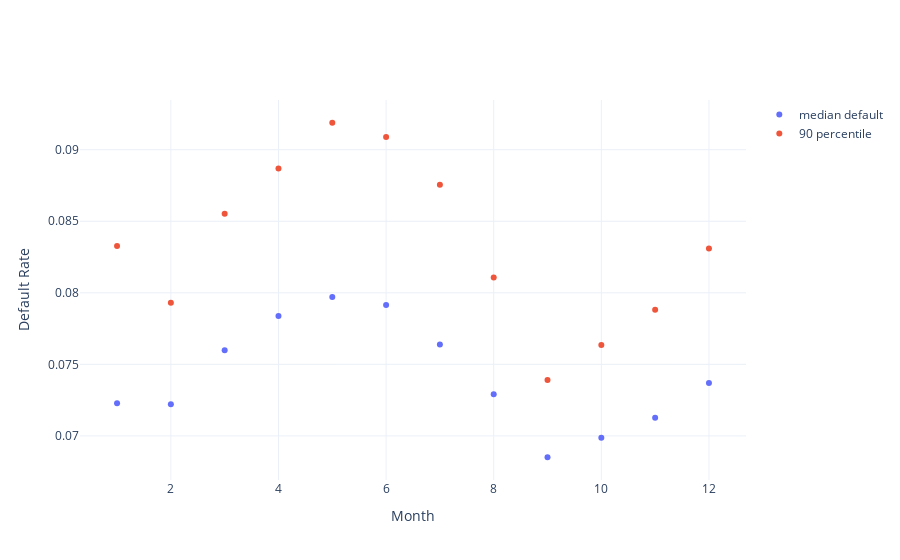

Notebook source saved alongside this figure:
### Code cell
medians=[]
quantile90=[]
for c in default_stats:
    medians.append(default_stats[c][0])
    quantile90.append(default_stats[c][1])
    
medians = pd.Series(medians, index=np.arange(1, len(medians)+1))
#params1, covs1 = curve_fit(reg, xdata=medians.index, ydata=medians)

quantile90 = pd.Series(quantile90, index=np.arange(1, len(medians)+1))
#params2, covs2 = curve_fit(reg, xdata=quantile90.index, ydata=quantile90)
    
fig = go.Figure([
    go.Scatter(name='median default', x=medians.index, y=medians, mode='markers'),
    #go.Scatter(name='median-fit', x=np.arange(1,36), y=reg(np.arange(1,36), params1[0], params1[1])),
    go.Scatter(name='90 percentile', x=quantile90.index, y=quantile90, mode='markers')
    #go.Scatter(name='90 percentile-fit', x=np.arange(1,36), y=reg(np.arange(1,36), params2[0], params2[1]))
])

fig.update_layout(xaxis=dict(title='Month'), yaxis=dict(title='Default Rate'))
fig.show()

### Figure 1 — Plotly figure (JSON) as saved in the notebook; plotly's stock layout.template omitted (floating-point values rounded to 4 significant figures)
{"data": [{"mode": "markers", "name": "median default", "type": "scatter", "x": [1, 2, 3, 4, 5, 6, 7, 8, 9, 10, 11, 12], "y": [0.07228, 0.07221, 0.07598, 0.07838, 0.07972, 0.07914, 0.0764, 0.07291, 0.06851, 0.06988, 0.07127, 0.0737]}, {"mode": "markers", "name": "90 percentile", "type": "scatter", "x": [1, 2, 3, 4, 5, 6, 7, 8, 9, 10, 11, 12], "y": [0.08326, 0.0793, 0.08552, 0.08869, 0.09189, 0.09088, 0.08755, 0.08107, 0.07391, 0.07635, 0.07882, 0.0831]}], "layout": {"xaxis": {"title": {"text": "Month"}}, "yaxis": {"title": {"text": "Default Rate"}}}}
